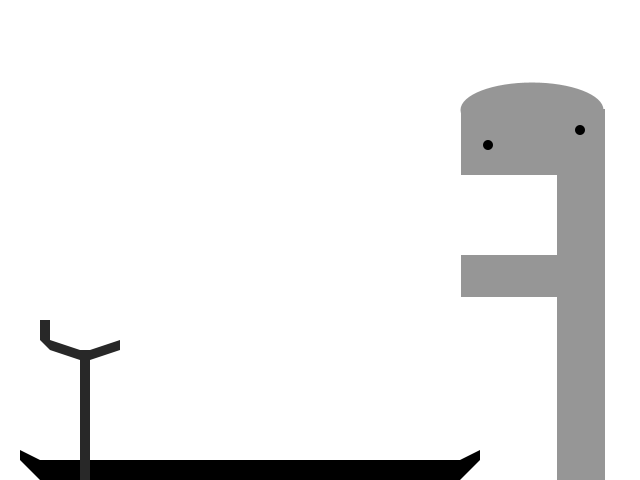
Frame 1 (no input)
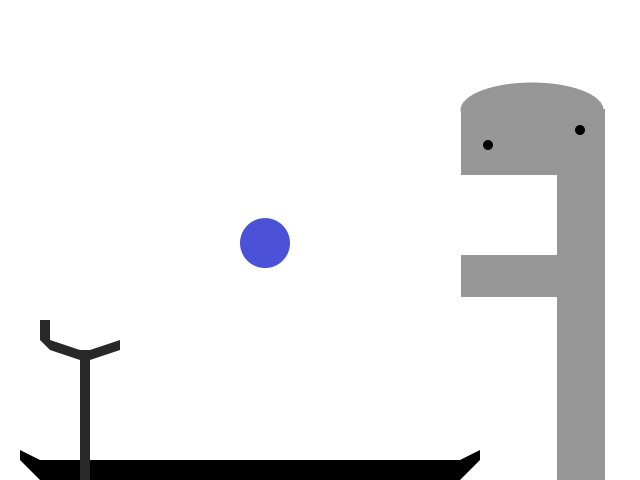
Frame 60 (the mouse pressed at the canvas centre just before this capture)
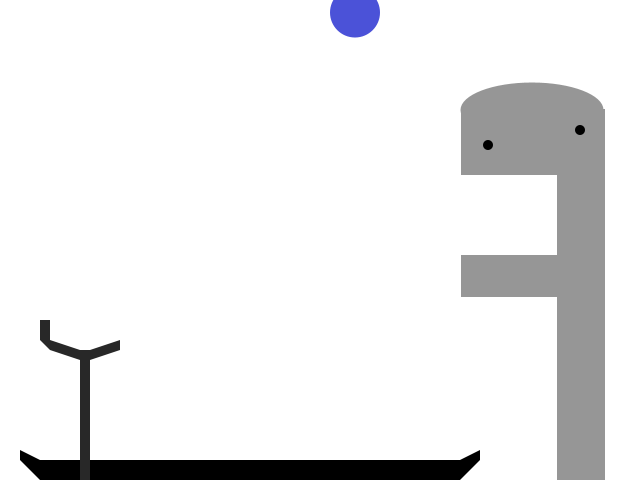
Frame 120 (the mouse held since frame 60 and released just before this capture)

The Processing sketch that drew these frames (run headless with seeded random() and noise(); from frame 60 on, the mouse is pressed at the canvas centre):

// Processing sketch: processing_25633
// ── processing_25633.pde

//liamallman@ucla.edu
Circle r1;

int numDrops = 1;
Circle[] drops = new Circle[numDrops];

int[] randxpos = new int[4];

int x = 85;

//SHAPES

void setup(){
  background(255);
  size(640,480);
  noStroke();
  
   for (int i = 0; i < drops.length; i++) {

    drops[i] = new Circle();
    r1 = new Circle();
  }

randxpos[0] = x;
randxpos[1] = x + 90;
randxpos[2] = x + 180;
randxpos[3] = x + 270;
}
  
class Circle {
  float r;
  float y = height+100;

  void fall() {
    y = y + 5;
    fill(0,10,200,180);
    ellipse(r, y, 50, 50);

   if(y>height){
   r = randxpos[int(random(0,randxpos.length))];
   y = random(-200);
   }
  
  }
}

void draw(){
 smooth();
 background(255);

 fill(255);
  rect(0,0,600,600);

  for (int i = 0; i < drops.length; i++) {
    drops[i].fall();
  }

  


 //neck
 fill(150);
 quad(557,175, 605,175, 605,height, 557, height);
 
 //lowerjaw
 fill(150);
 quad(461,255, 461,297, 605,297, 605,255 );
 
 //head
 fill(150);
 quad(461,109, 461,175, 605,175, 605,109);
 ellipse(532,110, 143, 55);
 
 //eyes
 fill(0);
 ellipse(488,145, 10,10);
 ellipse(580,130, 10,10);

  
  beginShape();
  vertex(40,480);
  vertex(460,480);
  vertex(480,460);
  vertex(480, 450);
  vertex(460, 460);
  vertex(40, 460);
  vertex(20, 450);
  vertex(20,460);
  endShape();
  fill(40);
  beginShape();
  vertex (x-5, 360);
  vertex (x-5, 480);
  vertex (x+5, 480);
  vertex (x+5, 360);
  vertex (x+35, 350);
  vertex (x+35, 340);
  vertex (x+5, 350);
  vertex (x-5, 350);
  vertex (x-35, 340);
  vertex (x-35, 320);
  vertex (x-45, 320);
  vertex (x-45, 340);
  vertex (x-35, 350);
  endShape();

 // if (millis()-timeStamp>1000,
  //function triggers now
//millis()=timeStamp

//if (abs(x-drops[0].r) < 10  && (y+5)>340 && (y+5)<360 ) {
  
  if (drops[0].r > x-45 && drops[0].r < x+35 && drops[0].y > 320 && drops[0].y < 330) {
  
println("hit");  
drops[0].y=height + 900;
}


}




void keyPressed(){
  if(keyCode==LEFT){x=x-90;}
  else if (keyCode==RIGHT){
    x=x+90;}
    if (x<85){x=85;}
    if (x>355){x=355;}
    
    
}
